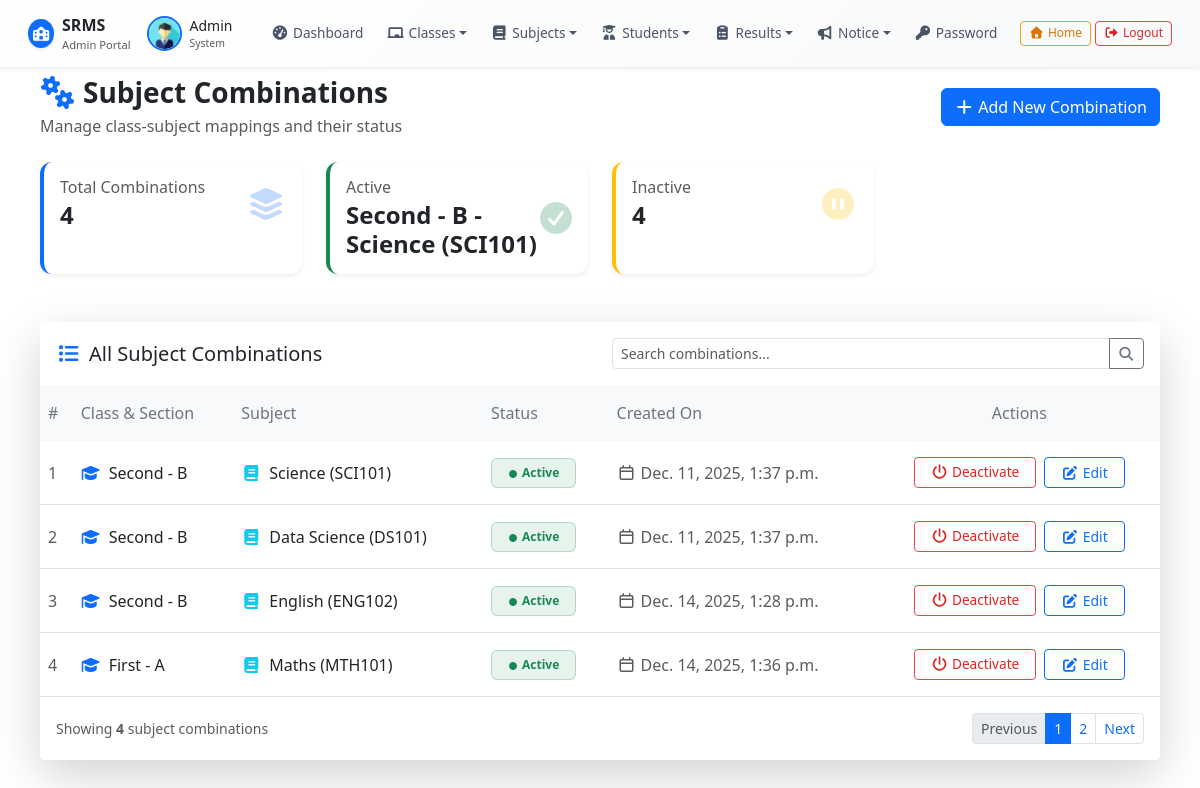
The app's page /manage_subject_combination/ (signed in) with its own data.
### resultapp/models.py (models this page shows)
class SubjectCombination(models.Model):
    student_class = models.ForeignKey(Class, null=True, on_delete=models.SET_NULL)
    subject = models.ForeignKey(Subject, null=True, on_delete=models.SET_NULL)
    status = models.IntegerField(default=1)
    creation_date = models.DateTimeField(auto_now_add=True)
    updation_date = models.DateTimeField(auto_now=True)
    def __str__(self):
        return f"{self.student_class} - {self.subject}"

class Class(models.Model):
    name = models.CharField(max_length=50)
    numeric = models.IntegerField()
    section = models.CharField(max_length=20)
    creation_date = models.DateTimeField(auto_now_add=True)
    updation_date = models.DateTimeField(auto_now=True)
    def __str__(self):
        return f"{self.name} - {self.section}"

class Subject(models.Model):
    name = models.CharField(max_length=50)
    code = models.CharField(max_length=20)
    creation_date = models.DateTimeField(auto_now_add=True)
    updation_date = models.DateTimeField(auto_now=True)
    def __str__(self):
        return f"{self.name} ({self.code})"

### resultapp/views.py (the view, shortened to what this page needs)
# urls.py: path('manage_subject_combination/', manage_subject_combination, name='manage_subject_combination'),
@login_required
def manage_subject_combination(request):
    combination=SubjectCombination.objects.all()
    aid=request.GET.get('aid')
    did=request.GET.get('did')
    return render(request,'manage_subject_combination.html',locals())

### resultapp/templates/manage_subject_combination.html (shortened to what this page needs)
{% extends "admin_base.html" %}
{% load static %}
{% block content %}
<div class="container-fluid px-4">
    <div class="d-flex justify-content-between align-items-center mb-4">
        <div>
            <h2 class="h3 mb-1 fw-bold text-dark">
                <i class="fas fa-cogs text-primary me-2"></i>Subject Combinations
            </h2>
            <p class="text-muted mb-0">Manage class-subject mappings and their status</p>
        </div>
        <a href="{% url 'add_subject_combination' %}" class="btn btn-primary">
            <i class="fas fa-plus me-1"></i>Add New Combination
        </a>
    </div>
    <div class="row mb-4">
        <div class="col-xl-3 col-md-6 mb-4">
            <div class="card border-start border-primary border-3 border-0 shadow-sm h-100">
                <div class="card-body">
                    <div class="d-flex justify-content-between align-items-center">
                        <div>
                            <h6 class="text-muted mb-1">Total Combinations</h6>
                            <h4 class="fw-bold text-dark mb-0">{{ combination|length }}</h4>
                        </div>
                        <i class="fas fa-layer-group fa-2x text-primary opacity-25"></i>
                    </div>
                </div>
            </div>
        </div>
        <div class="col-xl-3 col-md-6 mb-4">
            <div class="card border-start border-success border-3 border-0 shadow-sm h-100">
                <div class="card-body">
                    <div class="d-flex justify-content-between align-items-center">
                        <div>
                            <h6 class="text-muted mb-1">Active</h6>
                            <h4 class="fw-bold text-dark mb-0">
                                {% with active_count=combination|dictsortreversed:"status"|first %}{{ active_count }}{% endwith %}
                            </h4>
                        </div>
                        <i class="fas fa-check-circle fa-2x text-success opacity-25"></i>
                    </div>
                </div>
            </div>
        </div>
        <div class="col-xl-3 col-md-6 mb-4">
            <div class="card border-start border-warning border-3 border-0 shadow-sm h-100">
                <div class="card-body">
                    <div class="d-flex justify-content-between align-items-center">
                        <div>
                            <h6 class="text-muted mb-1">Inactive</h6>
                            <h4 class="fw-bold text-dark mb-0">
                                {% with inactive_count=combination|length %}{{ inactive_count }}{% endwith %}
                            </h4>
                        </div>
                        <i class="fas fa-pause-circle fa-2x text-warning opacity-25"></i>
                    </div>
                </div>
            </div>
        </div>
    </div>
    <div class="card border-0 shadow-lg">
        <div class="card-header bg-white border-0 py-3">
            <div class="row align-items-center">
                <div class="col-md-6">
                    <h5 class="mb-0 text-dark">
                        <i class="fas fa-list me-2 text-primary"></i>All Subject Combinations
                    </h5>
                </div>
                <div class="col-md-6">
                    <div class="input-group input-group-sm">
                        <input type="text" class="form-control" placeholder="Search combinations...">
                        <button class="btn btn-outline-secondary" type="button">
                            <i class="fas fa-search"></i>
                        </button>
                    </div>
                </div>
            </div>
        </div>
        <div class="card-body p-0">
            <div class="table-responsive">
                <table class="table table-hover align-middle mb-0">
                    <thead class="table-light">
                        <tr>
                            <th class="border-0 py-3 text-secondary fw-medium">#</th>
                            <th class="border-0 py-3 text-secondary fw-medium">Class & Section</th>
                            <th class="border-0 py-3 text-secondary fw-medium">Subject</th>
                            <th class="border-0 py-3 text-secondary fw-medium">Status</th>
                            <th class="border-0 py-3 text-secondary fw-medium">Created On</th>
                            <th class="border-0 py-3 text-secondary fw-medium text-center">Actions</th>
                        </tr>
                    </thead>
                    <tbody>
                        {% for i in combination %}
                        <tr class="border-bottom">
                            <td class="py-3">
                                <span class="text-muted">{{forloop.counter}}</span>
                            </td>
                            <td class="py-3">
                                <div class="d-flex align-items-center">
                                    <i class="fas fa-graduation-cap text-primary me-2"></i>
                                    <span class="fw-medium text-dark">{{i.student_class}}</span>
                                </div>
                            </td>
                            <td class="py-3">
                                <div class="d-flex align-items-center">
                                    <i class="fas fa-book text-info me-2"></i>
                                    <span class="text-dark">{{i.subject}}</span>
                                </div>
                            </td>
                            <td class="py-3">
                                {% if i.status == 1 %}
                                <span class="badge bg-success bg-opacity-10 text-success border border-success border-opacity-25 px-3 py-2">
                                    <i class="fas fa-circle me-1" style="font-size: 8px"></i>Active
                                </span>
                                {% else %}
                                <span class="badge bg-danger bg-opacity-10 text-danger border border-danger border-opacity-25 px-3 py-2">
                                    <i class="fas fa-circle me-1" style="font-size: 8px"></i>Inactive
                                </span>
                                {% endif %}
                            </td>
                            <td class="py-3 text-muted">
                                <i class="far fa-calendar me-1"></i>{{i.creation_date}}
                            </td>
                            <td class="py-3 text-center">
                                <div class="d-flex justify-content-center gap-2">
                                    {% if i.status == 1 %}
                                    <a href="?did={{i.id}}" class="btn btn-sm btn-outline-danger px-3"
                                       onclick="return confirm('Deactivate this subject combination?')">
                                        <i class="fas fa-power-off me-1"></i>Deactivate
                                    </a>
                                    {% else %}
                                    <a href="?aid={{i.id}}" class="btn btn-sm btn-outline-success px-3"
                                       onclick="return confirm('Activate this subject combination?')">
                                        <i class="fas fa-check me-1"></i>Activate
                                    </a>
                                    {% endif %}
                                    <a href="#" class="btn btn-sm btn-outline-primary px-3">
                                        <i class="fas fa-edit me-1"></i>Edit
                                    </a>
                                </div>
                            </td>
                        </tr>
                        {% endfor %}
                    </tbody>
                </table>
            </div>
        </div>
        <div class="card-footer bg-white border-0 py-3">
            <div class="d-flex justify-content-between align-items-center">
                <div class="text-muted small">
                    Showing <strong>{{ combination|length }}</strong> subject combinations
                </div>
                <nav aria-label="Page navigation">
                    <ul class="pagination pagination-sm mb-0">
                        <li class="page-item disabled"><a class="page-link" href="#">Previous</a></li>
                        <li class="page-item active"><a class="page-link" href="#">1</a></li>
                        <li class="page-item"><a class="page-link" href="#">2</a></li>
                        <li class="page-item"><a class="page-link" href="#">Next</a></li>
                    </ul>
                </nav>
            </div>
        </div>
    </div>
</div>
{% endblock %}

### resultapp/templates/topbar.html (style rules this page uses)
.btn-outline-danger { border-color: #ef4444; color: #dc2626; font-size: 0.85rem; }

### resultapp/templates/manage_subject_combination.html (style rules this page uses)
.card { border-radius: 12px; }
.border-start { border-left-width: 4px !important; }

### records on screen
SubjectCombination: student_class+subject "Second - B - Science (SCI101)", student_class "Second - B", subject "Science (SCI101)", status 1 (drawn), creation_date "Dec. 11, 2025, 1:37 p.m."
SubjectCombination: student_class "Second - B", subject "Data Science (DS101)", status 1 (drawn), creation_date "Dec. 11, 2025, 1:37 p.m."
SubjectCombination: student_class "Second - B", subject "English (ENG102)", status 1 (drawn), creation_date "Dec. 14, 2025, 1:28 p.m."
SubjectCombination: student_class "First - A", subject "Maths (MTH101)", status 1 (drawn), creation_date "Dec. 14, 2025, 1:36 p.m."

### other values on screen
{{ combination|length }} "4"
{{ inactive_count }} "4"
